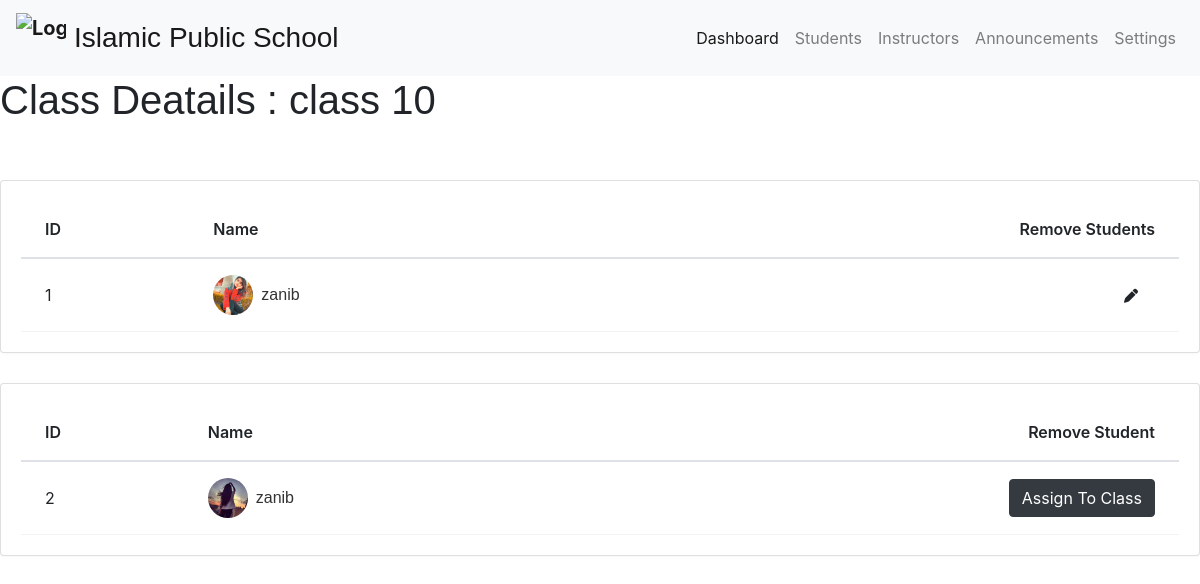
The app's page /classdetail/10, older data.
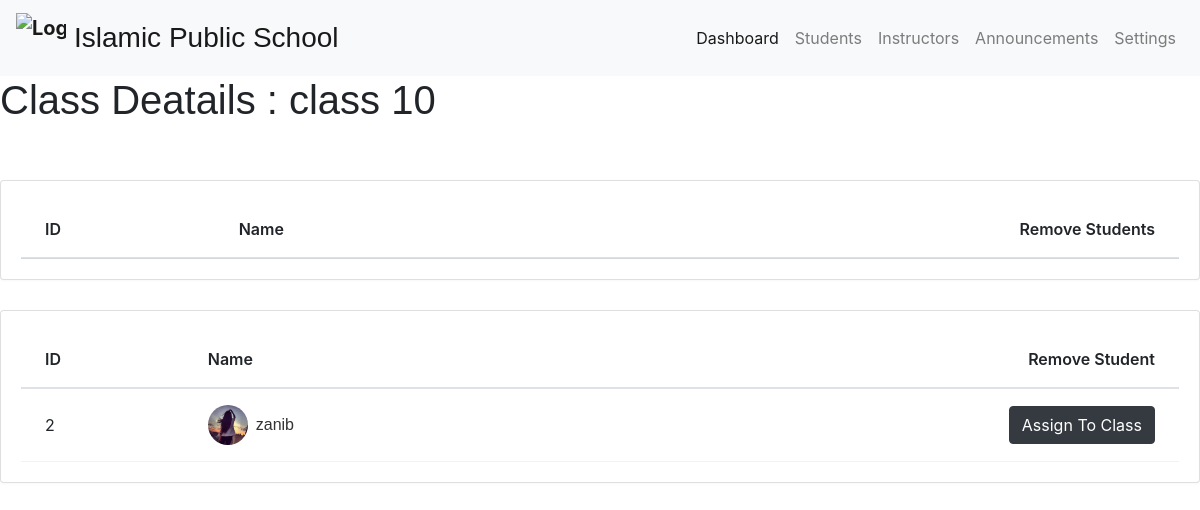
The same page, newer data.
### lmsAdmin/models.py (models this page shows, shortened)
class User(AbstractBaseUser):
    email = models.EmailField(
        verbose_name='Email',
        max_length=255,
        unique=True,
        null=True
    )
    studentId = models.CharField(max_length=50,unique=True,null=True)
    teacherId = models.CharField(max_length=50,unique=True,null=True)
    image = models.ImageField(upload_to=upload_to,default='user/logo.jpg')
    firstname = models.CharField(max_length=50,default="")
    lastname = models.CharField(max_length=50,default="")
    gender = models.CharField(max_length=50,default="")
    classNo =  models.CharField(max_length=20,blank=True)
    religion = models.CharField(max_length=100,default="")
    dob = models.CharField(max_length=12,default="")
    phone = models.CharField(max_length=20,default="")
    admissionNo = models.CharField(max_length=50,default="",blank=True)
    section = models.CharField(max_length=15, default="",blank=True)
    in_class = models.BooleanField(default=False)
    fatherName = models.CharField(max_length=50,blank=True)
    fatherOccupation = models.CharField(max_length=50,blank=True)
    fatherMobile = models.CharField(max_length=20,blank=True)
    motherName = models.CharField(max_length=50,blank=True)
    motherOccupation =  models.CharField(max_length=50,blank=True)
    motherMobile = models.CharField(max_length=100,blank=True)
    presentAddress = models.TextField(blank=True)
    permanentAddress = models.TextField(blank=True)
    qualification =  models.CharField(max_length=50,blank=True)
    experience = models.FloatField(default=0,blank=True)
    education = models.TextField(blank=True)
    certificate = models.TextField(blank=True)
    skills = models.TextField(blank=True)
    department = models.TextField(blank=True)
    is_teacher = models.BooleanField(default=True)
    is_active = models.BooleanField(default=True)
    is_admin = models.BooleanField(default=False)
    created_at = models.DateTimeField(auto_now_add=True)
    updated_at = models.DateTimeField(auto_now=True)
    objects = UserManager()
    USERNAME_FIELD = 'email'
    REQUIRED_FIELDS = []
    def __str__(self) ->str:
        return str(self.pk)

### lmsAdmin/views.py (the view)
# urls.py: path('classdetail/<int:id>', ClassDetailView, name="classdetail"),
def ClassDetailView(request, id):
    classes = SchoolClass.objects.filter(pk=id).first()
    print(classes.teachers)
    students = classes.students.all()
    teachers = classes.teachers.all()
    print(teachers)
    context = {
        "clas": classes,
        "students": students,
        "teachers": teachers
    }
    return render(request, 'admin/class.html', context)

### templates/admin/class.html (shortened to what this page needs)
{% extends 'base.html' %}
{% block body %}
<h1>Class Deatails : {{ clas.name }}</h1>
<br>
<br>
<div class="row">
    <div class="col-sm-12">
        <div class="card card-table">
            <div class="card-body">
                <div class="table-responsive">
                    <table class="table table-hover table-center mb-0 datatable">
                        <thead>
                            <tr>
                                <th>ID</th>
                                <th>Name</th>
                                <th class="text-right">Remove Students</th>
                            </tr>
                        </thead>
                        <tbody>
                            <tr>
                                {% for student in students %}
                                <td>{{ student.id }}</td>
                                <td>
                                    <h2 class="table-avatar">
                                        <a href="student-details.html" class="avatar avatar-sm mr-2"><img
                                                class="avatar-img rounded-circle"
                                                src="/media/{{ student.image }}"
                                                alt="User Image"></a>
                                        <a href="#">{{ student.firstname }}</a>
                                    </h2>
                                </td>
                                <td class="text-right">
                                    <div class="actions">
                                        <a href="#"
                                            class="btn btn-sm bg-success-light mr-2">
                                            <i class="fas fa-pen"></i>
                                        </a>
                                    </div>
                                </td>
                            </tr>
                            {% endfor %}
                        </tbody>
                    </table>
                </div>
            </div>
        </div>
    </div>
</div>
<div class="row">
    <div class="col-sm-12">
        <div class="card card-table">
            <div class="card-body">
                <div class="table-responsive">
                    <table class="table table-hover table-center mb-0 datatable">
                        <thead>
                            <tr>
                                <th>ID</th>
                                <th>Name</th>
                                <th class="text-right">Remove Student</th>
                            </tr>
                        </thead>
                        <tbody>
                            <tr>
                                {% for teacher in teachers %}
                                <td>{{ teacher.id }}</td>
                                <td>
                                    <h2 class="table-avatar">
                                        <a href="#" class="avatar avatar-sm mr-2"><img
                                                class="avatar-img rounded-circle"
                                                src="/media/{{ teacher.image }}"
                                                alt="User Image"></a>
                                        <a href="#">{{ teacher.firstname }}</a>
                                    </h2>
                                </td>
                                <td class="text-right">
                                    <a href="#" class="btn btn-dark">
                                        Assign To Class
                                    </a>
                                </td>
                            </tr>
                            {% endfor %}
                        </tbody>
                    </table>
                </div>
            </div>
        </div>
    </div>
</div>
{% endblock %}

Row changes from the older to the newer data that the page shows:
no longer on this page (row edited): User: id "1", image (picture), firstname "zanib", shown under "Class Deatails : class 10"
